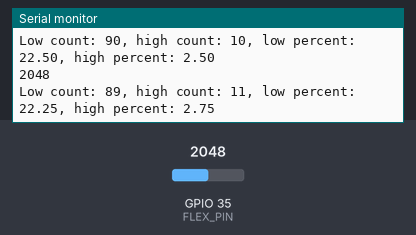
The sketch below on a simulated ESP32. Shown: the last lines printed to the serial monitor. The inputs (shaded band) are chosen by the test bench; at power-on: GPIO 35 (FLEX_PIN) = 2048. WiFi joins after 1.5 s; servers stay silent unless stated.

Above: at 6.2 s.
6.3 s: GPIO 35 (FLEX_PIN) set to 1049
At 6.37 s:
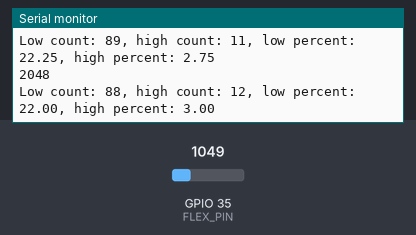
7.8 s: GPIO 35 (FLEX_PIN) set to 935
At 7.85 s:
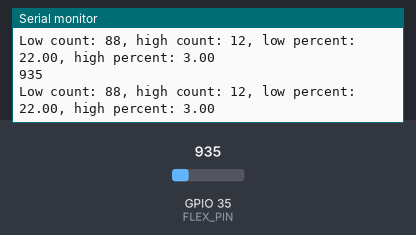
9.3 s: GPIO 35 (FLEX_PIN) set to 11
At 9.42 s:
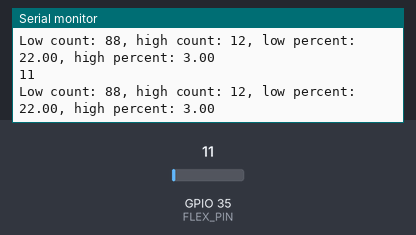
10.8 s: GPIO 35 (FLEX_PIN) set to 8
At 10.99 s:
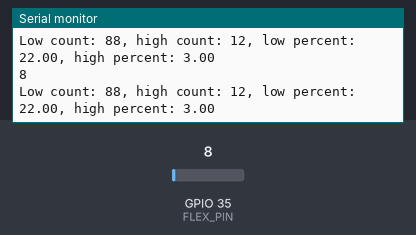
Timing chart, 0 to 13.3 s (numbered marks = the images above; inputs shaded):
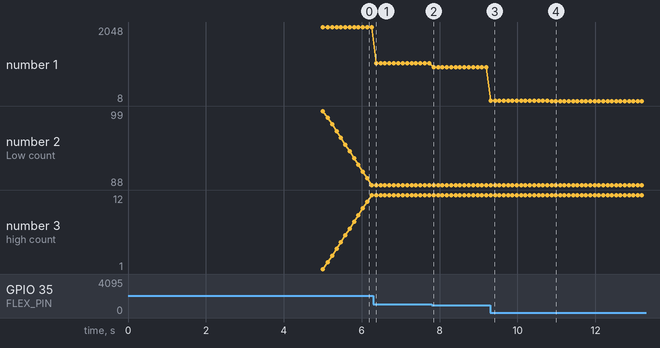

The sketch:

flex_seizure.ino
```cpp
const int FLEX_PIN = 35;
const int THRESHOLD_LOW = 1450;
const int THRESHOLD_HIGH = 1550;
const int FLUCTUATION_TIME = 10; // time in seconds to check for fluctuations
const int FLUCTUATION_THRESHOLD = 60; // percentage of values that must be in fluctuation
const int MIN_READINGS = 15; // minimum number of readings required to trigger seizure detection
const int SAMPLE_RATE = 100;
bool flexseizureDetected = false; // flag to indicate seizure detection
unsigned long seizureStartTime; // time seizure was first detected
int flexValues[FLUCTUATION_TIME * 1000 / SAMPLE_RATE]; // array to store flex sensor values

#include "WiFi.h"
WiFiClient client;
unsigned long lastTime = 0;
unsigned long timerDelay = 300;
const char* ssid = "sadguru Hostel _EXT";  // Replace with your network SSID
const char* password = "sadguru@1";

void setup() {
  Serial.begin(9600);
  while (!Serial) continue;
   // Connect or reconnect to WiFi
    if(WiFi.status() != WL_CONNECTED){
      Serial.print("Attempting to connect");
      while(WiFi.status() != WL_CONNECTED){
        WiFi.begin(ssid, password);
        delay(5000);
      }
      Serial.println("\nConnected.");
    }
}

bool detectSeizure() {
  // read flex sensor value
  int flexValue = analogRead(FLEX_PIN);
  Serial.println(flexValue);
  // add flex value to array
  for (int i = 0; i < sizeof(flexValues) / sizeof(flexValues[0]) - 1; i++) {
    flexValues[i] = flexValues[i+1];
  }
  flexValues[sizeof(flexValues) / sizeof(flexValues[0]) - 1] = flexValue;

  // check if flex values are fluctuating rapidly
  int lowCount = 0;
  int highCount = 0;
  for (int i = 0; i < sizeof(flexValues) / sizeof(flexValues[0]); i++) {
    if (flexValues[i] < THRESHOLD_LOW) {
      lowCount++;
    } else if (flexValues[i] > THRESHOLD_HIGH) {
      highCount++;
    }
  }
  float lowPercent = (float)lowCount / sizeof(flexValues) * 100;
  float highPercent = (float)highCount / sizeof(flexValues) * 100;
  Serial.print("Low count: ");
  Serial.print(lowCount);
  Serial.print(", high count: ");
  Serial.print(highCount);
  Serial.print(", low percent: ");
  Serial.print(lowPercent);
  Serial.print(", high percent: ");
  Serial.println(highPercent);

  if (lowCount >= MIN_READINGS && highCount >= MIN_READINGS && lowPercent <= 50 && lowPercent >= 10 && highPercent >= 10 && highPercent <= 50) {
    // flex values are fluctuating rapidly, seizure detected
    if (!flexseizureDetected) {
      flexseizureDetected = true;
      seizureStartTime = millis();
      Serial.println("Seizure detected!");
    }
  } else {
    // flex values are not fluctuating rapidly, check if seizure is ongoing
    if (flexseizureDetected && millis() - seizureStartTime > FLUCTUATION_TIME * 1000) {
      flexseizureDetected = false;
//      Serial.println("Seizure ended.");
    }
  }
  return flexseizureDetected;
}

void loop() {
  // call detectSeizure() function and store seizure detected flag
  bool flexseizureDetectedFlag = detectSeizure();

  // do something with flexseizureDetectedFlag, e.g. send to remote server or trigger alarm
  // ...
//  Serial.println(flexseizureDetectedFlag);
  if (flexseizureDetectedFlag){Serial.println("Seizure detected!");}
  // delay to ensure a constant sampling rate
  delay(SAMPLE_RATE);
}
```

Measured:
- after the input at 7.8 s, the serial monitor: prints a new line after 0.05 s (image 2)
- after the input at 9.3 s, the serial monitor: prints a new line at once (image 3)
- after the input at 10.8 s, the serial monitor: prints a new line after 0.07 s (image 4)
- plotted number 1: 2048 → 1049 after the input at 6.3 s, 1049 → 935 after the input at 7.8 s, 935 → 11 after the input at 9.3 s, 11 → 8 after the input at 10.8 s
